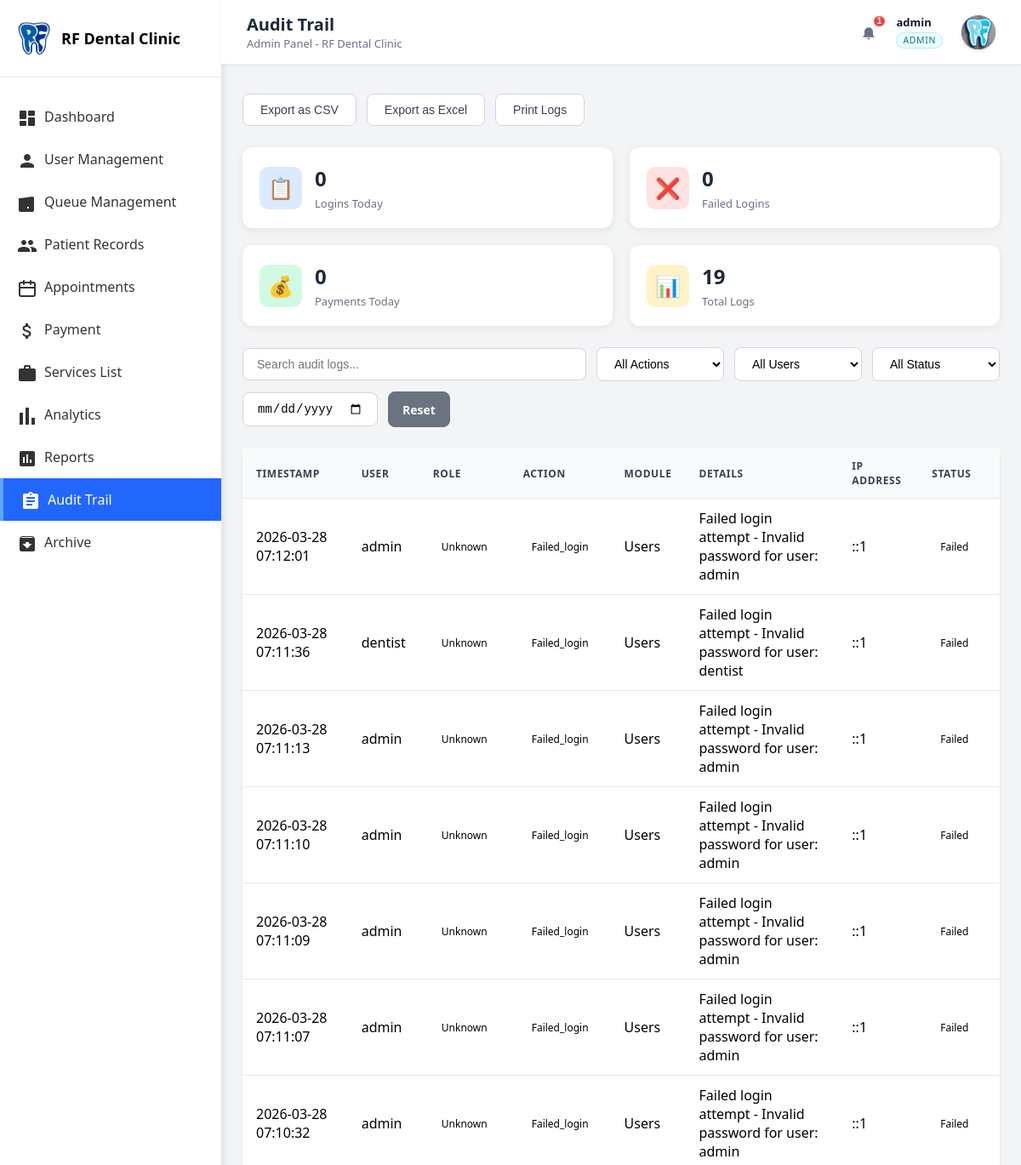
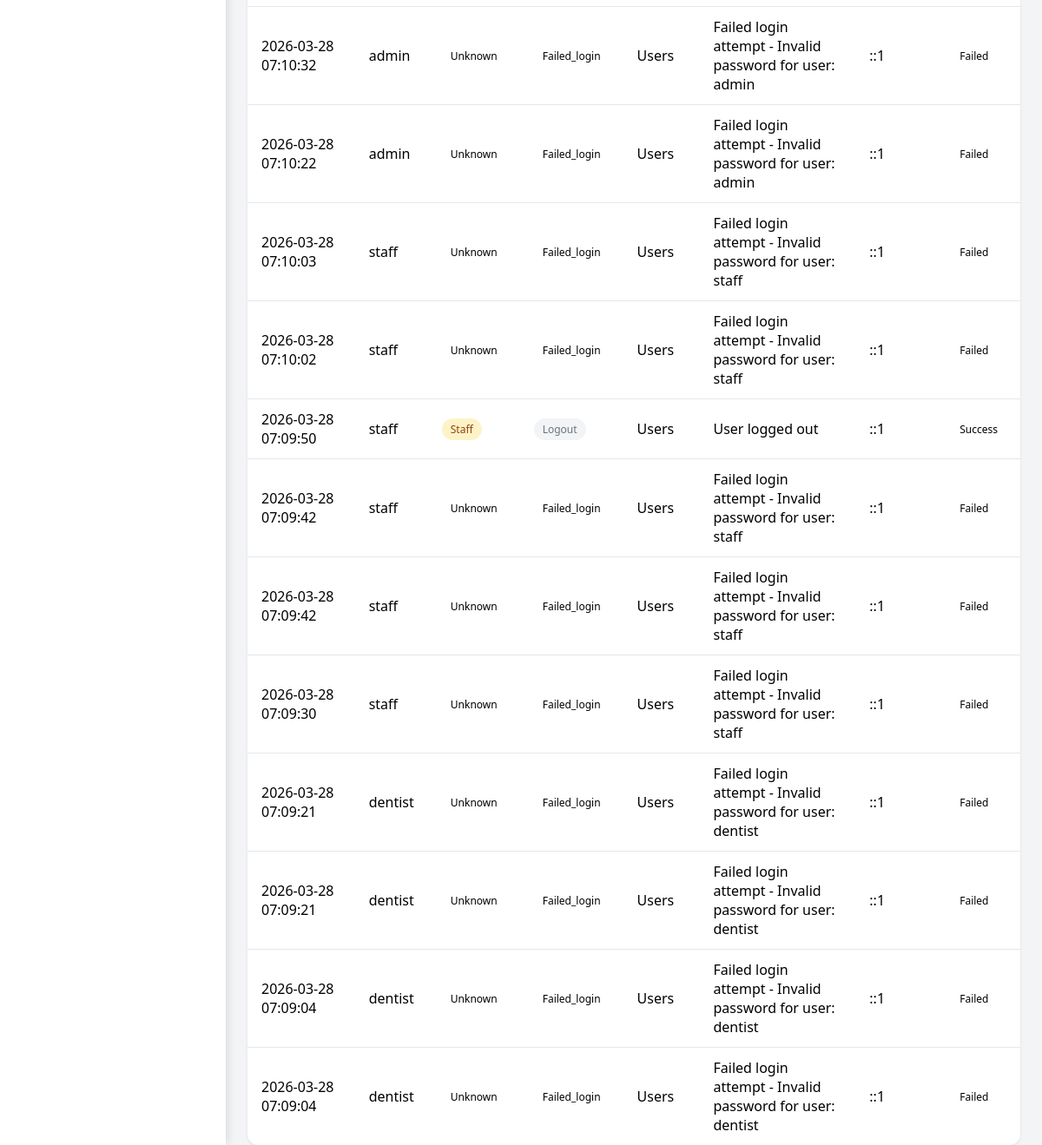
The app's page /master/admin/admin_audit_trail.php (signed in) with its own data (2 pictures, top to bottom).
### tables this page shows
CREATE TABLE `audit_logs` (
  `id` int(11) NOT NULL,
  `user_id` int(11) DEFAULT NULL,
  `username` varchar(100) DEFAULT NULL,
  `user_role` enum('admin','dentist','staff') DEFAULT NULL,
  `action_type` enum('login','logout','create','read','update','delete','payment','status_change','failed_login') NOT NULL,
  `module` varchar(50) NOT NULL,
  `record_id` int(11) DEFAULT NULL,
  `record_type` varchar(50) DEFAULT NULL,
  `description` text NOT NULL,
  `old_value` text DEFAULT NULL,
  `new_value` text DEFAULT NULL,
  `affected_table` varchar(50) DEFAULT NULL,
  `affected_id` int(11) DEFAULT NULL,
  `ip_address` varchar(45) DEFAULT NULL,
  `user_agent` text DEFAULT NULL,
  `status` enum('success','failed') DEFAULT 'success',
  `created_at` timestamp NOT NULL DEFAULT current_timestamp()
);

### includes/audit_helper.php (called while the page is built, shortened)
<?php
function getAuditLogs($pdo, $filters = [], $limit = 50, $offset = 0) {
    $where = "1=1";
    $params = [];
    $countSql = "SELECT COUNT(*) FROM audit_logs WHERE $where";
    $countStmt = $pdo->prepare($countSql);
    $countStmt->execute($params);
    $totalRecords = $countStmt->fetchColumn();
    $sql = "SELECT * FROM audit_logs WHERE $where ORDER BY created_at DESC LIMIT $limit OFFSET $offset";
    $stmt = $pdo->prepare($sql);
    $stmt->execute($params);
    $logs = $stmt->fetchAll();
    return [
        'logs' => $logs,
        'total' => $totalRecords
    ];
}
function getAuditStats($pdo, $date = null) {
    $date = $date ?? date('Y-m-d');
    $stats = [];
    $stmt = $pdo->prepare("SELECT COUNT(*) FROM audit_logs WHERE action_type = 'login' AND DATE(created_at) = ?");
    $stmt->execute([$date]);
    $stats['logins_today'] = $stmt->fetchColumn();
    $stmt = $pdo->prepare("SELECT COUNT(*) FROM audit_logs WHERE action_type = 'failed_login' AND DATE(created_at) = ?");
    $stmt->execute([$date]);
    $stats['failed_logins_today'] = $stmt->fetchColumn();
    $stmt = $pdo->prepare("SELECT COUNT(*) FROM audit_logs WHERE action_type = 'payment' AND DATE(created_at) = ?");
    $stmt->execute([$date]);
    $stats['payments_today'] = $stmt->fetchColumn();
    $stmt = $pdo->query("SELECT COUNT(*) FROM audit_logs");
    $stats['total_logs'] = $stmt->fetchColumn();
    return $stats;
}
?>

### master/admin/admin_audit_trail.php (the view, shortened to what this page needs)
<?php
require_once __DIR__ . '/../../config/database.php';
require_once __DIR__ . '/../../includes/audit_helper.php';
$searchQuery = isset($_GET['search']) ? trim($_GET['search']) : '';
$dateFilter = isset($_GET['date']) ? trim($_GET['date']) : '';
$itemsPerPage = 20;
$currentPage = isset($_GET['page']) && is_numeric($_GET['page']) ? (int)$_GET['page'] : 1;
$filters = [];
$auditData = getAuditLogs($pdo, $filters, $itemsPerPage, ($currentPage - 1) * $itemsPerPage);
$auditLogs = $auditData['logs'];
$todayStats = getAuditStats($pdo, date('Y-m-d'));
require_once __DIR__ . '/../../includes/admin_layout_start.php';
?>
            <div class="content-main">
                <div class="page-header">
                    <div class="export-options">
                        <button class="btn-secondary" onclick="exportAuditLogs('csv')">Export as CSV</button>
                        <button class="btn-secondary" onclick="exportAuditLogs('excel')">Export as Excel</button>
                        <button class="btn-secondary" onclick="printAuditLogs()">Print Logs</button>
                    </div>
                </div>
                <div class="summary-cards">
                    <div class="summary-card">
                        <div class="summary-icon blue">📋</div>
                        <div class="summary-info">
                            <h3><?php echo number_format($todayStats['logins_today'] ?? 0); ?></h3>
                            <p>Logins Today</p>
                        </div>
                    </div>
                    <div class="summary-card">
                        <div class="summary-icon red">❌</div>
                        <div class="summary-info">
                            <h3><?php echo number_format($todayStats['failed_logins_today'] ?? 0); ?></h3>
                            <p>Failed Logins</p>
                        </div>
                    </div>
                    <div class="summary-card">
                        <div class="summary-icon green">💰</div>
                        <div class="summary-info">
                            <h3><?php echo number_format($todayStats['payments_today'] ?? 0); ?></h3>
                            <p>Payments Today</p>
                        </div>
                    </div>
                    <div class="summary-card">
                        <div class="summary-icon yellow">📊</div>
                        <div class="summary-info">
                            <h3><?php echo number_format($todayStats['total_logs'] ?? 0); ?></h3>
                            <p>Total Logs</p>
                        </div>
                    </div>
                </div>
                <form method="GET" class="search-filters">
                    <input type="text" class="search-input" placeholder="Search audit logs..." name="search" id="auditSearch" value="<?php echo htmlspecialchars($searchQuery); ?>">
                    <select class="filter-select" name="action" id="actionFilter">
                        <option value="">All Actions</option>
                    </select>
                    <select class="filter-select" name="role" id="roleFilter">
                        <option value="">All Users</option>
                    </select>
                    <select class="filter-select" name="status" id="statusFilter">
                        <option value="">All Status</option>
                    </select>
                    <input type="date" class="date-input" name="date" id="dateFilter" value="<?php echo htmlspecialchars($dateFilter); ?>">
                    <a href="admin_audit_trail.php" class="btn-filter reset">Reset</a>
                </form>
                <div class="table-container">
                    <table class="data-table">
                        <thead>
                            <tr>
                                <th>Timestamp</th>
                                <th>User</th>
                                <th>Role</th>
                                <th>Action</th>
                                <th>Module</th>
                                <th>Details</th>
                                <th>IP Address</th>
                                <th>Status</th>
                            </tr>
                        </thead>
                        <tbody id="auditTableBody">
                            <?php if (empty($auditLogs)): ?>
                            <tr>
                                <td colspan="8" class="no-records">
                                    <div class="empty-state">
                                        <svg xmlns="http://www.w3.org/2000/svg" width="48" height="48" viewBox="0 0 24 24">
                                            <path fill="currentColor" d="M19 3H5c-1.1 0-2 .9-2 2v14c0 1.1.9 2 2 2h14c1.1 0 2-.9 2-2V5c0-1.1-.9-2-2-2m-5 14H7v-2h7zm3-4H7v-2h10zm0-4H7V7h10z"/>
                                        </svg>
                                        <p>No audit logs found</p>
                                    </div>
                                </td>
                            </tr>
                            <?php else: ?>
                            <?php foreach ($auditLogs as $log): ?>
                            <tr>
                                <td><?php echo date('Y-m-d H:i:s', strtotime($log['created_at'])); ?></td>
                                <td><?php echo htmlspecialchars($log['username'] ?? 'Unknown'); ?></td>
                                <td>
                                    <span class="role-badge <?php echo htmlspecialchars($log['user_role'] ?? ''); ?>">
                                        <?php echo ucfirst($log['user_role'] ?? 'Unknown'); ?>
                                    </span>
                                </td>
                                <td>
                                    <span class="action-badge <?php echo htmlspecialchars($log['action_type'] ?? ''); ?>">
                                        <?php echo ucfirst(htmlspecialchars($log['action_type'] ?? 'Unknown')); ?>
                                    </span>
                                </td>
                                <td><?php echo ucfirst(htmlspecialchars($log['module'] ?? 'Unknown')); ?></td>
                                <td><?php echo htmlspecialchars($log['description'] ?? ''); ?></td>
                                <td><?php echo htmlspecialchars($log['ip_address'] ?? 'N/A'); ?></td>
                                <td>
                                    <?php if (($log['status'] ?? 'success') === 'success'): ?>
                                    <span class="status-badge success">Success</span>
                                    <?php else: ?>
                                    <span class="status-badge failed">Failed</span>
                                    <?php endif; ?>
                                </td>
                            </tr>
                            <?php endforeach; ?>
                            <?php endif; ?>
                        </tbody>
                    </table>
                </div>
            </div>
<?php
require_once __DIR__ . '/../../includes/admin_layout_end.php';
?>

### assets/css/dashboard.css (style rules this page uses)
* { margin: 0; padding: 0; box-sizing: border-box; }
body { font-family: 'Segoe UI', Tahoma, Geneva, Verdana, sans-serif; background: #f3f4f6; display: flex; min-height: 100vh; min-height: 100dvh; height: 100vh; overflow: hidden; }
@media (prefers-reduced-motion: no-preference) { * { scroll-behavior: smooth; } }
.main-content, .content-area, .content-main, .content-sidebar { min-width: 0; }
.content-main { flex: 1; display: flex; flex-direction: column; gap: 25px; padding-top: 0px; padding-bottom: 50px; min-height: 100%; }
.summary-cards { display: grid; grid-template-columns: repeat(auto-fit, minmax(220px, 1fr)); gap: 20px; margin-top: 0px; }
.summary-card { background: white; padding: 20px; border-radius: 12px; box-shadow: 0 2px 8px rgba(0,0,0,0.08); display: flex; align-items: center; gap: 15px; }
.summary-icon { width: 50px; height: 50px; border-radius: 10px; display: flex; align-items: center; justify-content: center; font-size: 24px; }
.summary-icon.yellow { background: #fef3c7; color: #d97706; }
.summary-icon.green { background: #d1fae5; color: #059669; }
.summary-icon.red { background: #fee2e2; color: #dc2626; }
.summary-icon.blue { background: #dbeafe; color: #2563eb; }
.summary-info h3 { font-size: 24px; font-weight: 600; color: #1f2937; margin-bottom: 4px; }
.summary-info p { font-size: 13px; color: #6b7280; }
.status-badge { padding: 4px 12px; border-radius: 6px; font-size: 12px; font-weight: 500; }
@media (max-width: 1200px) { .summary-cards { grid-template-columns: repeat(2, 1fr); } }

### assets/css/admin.css (style rules this page uses)
.page-header { display: flex; justify-content: space-between; align-items: center; }
.search-filters { display: flex; gap: 12px; flex-wrap: wrap; align-items: center; }
.search-input { flex: 1; min-width: 250px; padding: 10px 16px; border: 1px solid #d1d5db; border-radius: 8px; font-size: 0.875rem; transition: border-color 0.2s; }
.filter-select, .date-input { padding: 10px 16px; border: 1px solid #d1d5db; border-radius: 8px; font-size: 0.875rem; background: white; min-width: 150px; cursor: pointer; }
.btn-filter { padding: 10px 16px; border: 1px solid #3f75ea; border-radius: 8px; background: #3f75ea; color: #ffffff; font-size: 0.875rem; font-weight: 600; cursor: pointer; text-decoration: none; display: inline-flex; align-items: center; justify-content: center; height: 42px; }
.btn-filter.reset { background: #6b7280; border-color: #6b7280; }
.table-container { background: white; border-radius: 12px; box-shadow: 0 1px 3px rgba(0, 0, 0, 0.1); overflow: visible; }
.data-table { width: 100%; border-collapse: collapse; }
.data-table th, .data-table td { padding: 12px 16px; text-align: left; border-bottom: 1px solid #e5e7eb; }
.data-table th { background: #f9fafb; font-weight: 600; color: #374151; font-size: 0.75rem; text-transform: uppercase; letter-spacing: 0.05em; }
.data-table tbody tr:last-child td { border-bottom: none; }
.status-badge { display: inline-block; padding: 4px 10px; border-radius: 9999px; font-size: 0.75rem; font-weight: 500; }
.role-badge { display: inline-block; padding: 4px 10px; border-radius: 9999px; font-size: 0.75rem; font-weight: 500; }
.role-badge.staff { background: #fef3c7; color: #92400e; }
.action-badge { display: inline-block; padding: 4px 10px; border-radius: 9999px; font-size: 0.75rem; font-weight: 500; }
.action-badge.logout { background: #f3f4f6; color: #6b7280; }
.btn-secondary { background: white; color: #374151; border: 1px solid #d1d5db; padding: 10px 20px; border-radius: 8px; font-size: 0.875rem; font-weight: 500; cursor: pointer; transition: all 0.2s; }
.export-options { display: flex; gap: 12px; flex-wrap: wrap; padding-top: 10px; }

### records on screen
audit_logs: created_at "2026-03-28 07:12:01", username "admin", user_role "Unknown", action_type "Failed_login", module "Users", description "Failed login attempt - Invalid password for user: admin", ip_address "::1", status "Failed"
audit_logs: created_at "2026-03-28 07:11:36", username "dentist", user_role "Unknown", action_type "Failed_login", module "Users", description "Failed login attempt - Invalid password for user: dentist", ip_address "::1", status "Failed"
audit_logs: created_at "2026-03-28 07:11:13", username "admin", user_role "Unknown", action_type "Failed_login", module "Users", description "Failed login attempt - Invalid password for user: admin", ip_address "::1", status "Failed"
audit_logs: created_at "2026-03-28 07:11:10", username "admin", user_role "Unknown", action_type "Failed_login", module "Users", description "Failed login attempt - Invalid password for user: admin", ip_address "::1", status "Failed"
audit_logs: created_at "2026-03-28 07:11:09", username "admin", user_role "Unknown", action_type "Failed_login", module "Users", description "Failed login attempt - Invalid password for user: admin", ip_address "::1", status "Failed"
audit_logs: created_at "2026-03-28 07:11:07", username "admin", user_role "Unknown", action_type "Failed_login", module "Users", description "Failed login attempt - Invalid password for user: admin", ip_address "::1", status "Failed"
audit_logs: created_at "2026-03-28 07:10:32", username "admin", user_role "Unknown", action_type "Failed_login", module "Users", description "Failed login attempt - Invalid password for user: admin", ip_address "::1", status "Failed"
audit_logs: created_at "2026-03-28 07:10:32", username "admin", user_role "Unknown", action_type "Failed_login", module "Users", description "Failed login attempt - Invalid password for user: admin", ip_address "::1", status "Failed"
audit_logs: created_at "2026-03-28 07:10:22", username "admin", user_role "Unknown", action_type "Failed_login", module "Users", description "Failed login attempt - Invalid password for user: admin", ip_address "::1", status "Failed"
audit_logs: created_at "2026-03-28 07:10:03", username "staff", user_role "Unknown", action_type "Failed_login", module "Users", description "Failed login attempt - Invalid password for user: staff", ip_address "::1", status "Failed"
audit_logs: created_at "2026-03-28 07:10:02", username "staff", user_role "Unknown", action_type "Failed_login", module "Users", description "Failed login attempt - Invalid password for user: staff", ip_address "::1", status "Failed"
audit_logs: created_at "2026-03-28 07:09:50", username "staff", user_role "Staff", action_type "Logout", module "Users", description "User logged out", ip_address "::1", status "Success"
audit_logs: created_at "2026-03-28 07:09:42", username "staff", user_role "Unknown", action_type "Failed_login", module "Users", description "Failed login attempt - Invalid password for user: staff", ip_address "::1", status "Failed"
audit_logs: created_at "2026-03-28 07:09:42", username "staff", user_role "Unknown", action_type "Failed_login", module "Users", description "Failed login attempt - Invalid password for user: staff", ip_address "::1", status "Failed"
audit_logs: created_at "2026-03-28 07:09:30", username "staff", user_role "Unknown", action_type "Failed_login", module "Users", description "Failed login attempt - Invalid password for user: staff", ip_address "::1", status "Failed"
audit_logs: created_at "2026-03-28 07:09:21", username "dentist", user_role "Unknown", action_type "Failed_login", module "Users", description "Failed login attempt - Invalid password for user: dentist", ip_address "::1", status "Failed"
audit_logs: created_at "2026-03-28 07:09:21", username "dentist", user_role "Unknown", action_type "Failed_login", module "Users", description "Failed login attempt - Invalid password for user: dentist", ip_address "::1", status "Failed"
audit_logs: created_at "2026-03-28 07:09:04", username "dentist", user_role "Unknown", action_type "Failed_login", module "Users", description "Failed login attempt - Invalid password for user: dentist", ip_address "::1", status "Failed"
audit_logs: created_at "2026-03-28 07:09:04", username "dentist", user_role "Unknown", action_type "Failed_login", module "Users", description "Failed login attempt - Invalid password for user: dentist", ip_address "::1", status "Failed"

### other values on screen
$pageTitle "Audit Trail"
$notificationTotal "1"
$displayHeaderName "admin"
$_SESSION['role'] "ADMIN"
$todayStats['logins_today'] "0"
$todayStats['failed_logins_today'] "0"
$todayStats['payments_today'] "0"
$todayStats['total_logs'] "19"
